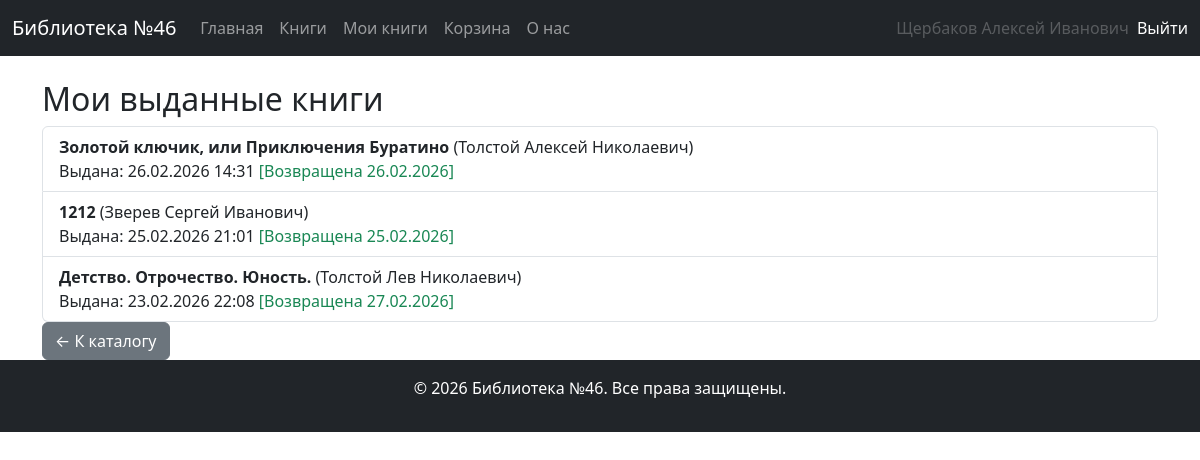
The page /my-borrowed/ (signed in) on the database its author committed.
### user_app/models.py (models this page shows, shortened)
class CustomUser(AbstractUser):
    username = None                     # Удаляем username — он не нужен, т.к. аутентификация по email
    full_name = models.CharField(
        max_length=255,
        blank=False,
        null=False,
        verbose_name='Имя читателя'
    )
    email = models.EmailField(
        max_length=255,
        unique=True,
        verbose_name='E-mail'
    )
    date_of_birth = models.DateField(
        blank=False,
        null=False,
        verbose_name='Дата рождения'
    )
    USERNAME_FIELD = 'email'
    REQUIRED_FIELDS = ['full_name', 'date_of_birth']
    objects = CustomUserManager()

### lib_app/models.py (models this page shows, shortened)
class BorrowedBook(models.Model):
    user = models.ForeignKey(
        settings.AUTH_USER_MODEL,
        on_delete=models.CASCADE
    )
    book = models.ForeignKey(Book, on_delete=models.CASCADE)
    borrowed_at = models.DateTimeField(auto_now_add=True)
    returned_at = models.DateTimeField(null=True, blank=True)
    returned = models.BooleanField(default=False)

class Book(models.Model):
    title = models.CharField(max_length=255)
    author = models.ForeignKey(
        Author,
        on_delete=models.SET_NULL,
        related_name='books',
        null=True,
        blank=True
    )
    publisher = models.ForeignKey(
        Publisher,
        on_delete=models.SET_NULL,
        related_name='books',
        null=True,
        blank=True
    )
    isbn = models.CharField(
        max_length=13,                                          # ISBN должен содержать ровно 13 цифр
        null=True,
        blank=True
    )
    year = models.PositiveIntegerField(
        null=True,
        blank=True,
        validators=[
            MinValueValidator(1),                               # Год должен быть ≥ 1
            MaxValueValidator(datetime.now().year)              # Не больше текущего года
        ]
    )
    short_description = models.TextField(
        default="",
        null=True,
        blank=True
    )
    key_words = models.TextField(
        default="",
        null=True,
        blank=True
    )
    available = models.BooleanField(default=True)               # доступна ли для выдачи
    times_of_issued = models.PositiveIntegerField(default=0)    # сколько раз выдана книга

class Author(models.Model):
    name = models.CharField(max_length=200)
    date_of_birth = models.DateField(null=True, blank=True)
    date_of_death = models.DateField(null=True, blank=True)

### lib_app/views.py (the view)
# urls.py: path('my-borrowed/', views.MyBorrowedBooksView.as_view(), name='my_borrowed_books'),
class MyBorrowedBooksView(LoginRequiredMixin, ListView):
    model = BorrowedBook
    template_name = 'lib_app/my_borrowed_books.html'
    context_object_name = 'borrowed_books'
    def get_queryset(self):
        return BorrowedBook.objects.filter(user=self.request.user).order_by('-borrowed_at')

### lib_app/templates/lib_app/my_borrowed_books.html
{% extends "base.html" %}
{% block content %}
<h2>Мои выданные книги</h2>
{% if borrowed_books %}
  <ul class="list-group">
    {% for bb in borrowed_books %}
      <li class="list-group-item">
        <strong>{{ bb.book.title }}</strong> ({{ bb.book.author.name }})
        <br>
        Выдана: {{ bb.borrowed_at|date:"d.m.Y H:i" }}
        {% if bb.returned %}
          <span class="text-success">[Возвращена {{ bb.returned_at|date:"d.m.Y" }}]</span>
        {% else %}
          <span class="text-warning">[Еще не возвращена]</span>
        {% endif %}
      </li>
    {% endfor %}
  </ul>
{% else %}
  <p>У вас нет выданных книг.</p>
{% endif %}
<a href="{% url 'book_list' %}" class="btn btn-secondary">← К каталогу</a>
{% endblock %}

### lib_app/templates/include/menu_registred.html (shortened to what this page needs)
<ul class="navbar-nav me-auto">
    <li class="nav-item">
        <a class="nav-link" href="{% url 'index' %}">Главная</a>
    </li>
    <li class="nav-item">
        <a class="nav-link" href="{% url 'book_list' %}">Книги</a>
    </li>
    <li class="nav-item">
        <a class="nav-link" href="{% url 'my_borrowed_books' %}">Мои книги</a>
    </li>
    <li class="nav-item">
        <a class="nav-link" href="{% url 'view_cart' %}">Корзина</a>
    </li>
    <li class="nav-item">
        <a class="nav-link" href="{% url 'about' %}">О нас</a>
    </li>
</ul>
<ul class="navbar-nav ms-auto">
    <li class="nav-item">
        <a class="nav-link disabled" href="#" tabindex="-1" aria-disabled="true">
            {{ user.full_name }}
        </a>
    </li>
    <li class="nav-item">
        <form method="post" action="{% url 'logout' %}" class="d-flex align-items-center h-100">
            <button type="submit" class="btn btn-link nav-link p-0 text-white text-decoration-none"
                    style="line-height: 1.5; vertical-align: baseline;">
                Выйти
            </button>
        </form>
    </li>
</ul>

### rows shown on the page
CustomUser: full_name "Щербаков Алексей Иванович"
BorrowedBook: book "Золотой ключик, или Приключения Буратино", book.author.name "Толстой Алексей Николаевич", borrowed_at "26.02.2026 14:31", returned_at "26.02.2026"
BorrowedBook: book "1212", book.author.name "Зверев Сергей Иванович", borrowed_at "25.02.2026 21:01", returned_at "25.02.2026"
BorrowedBook: book "Детство. Отрочество. Юность.", book.author.name "Толстой Лев Николаевич", borrowed_at "23.02.2026 22:08", returned_at "27.02.2026"
